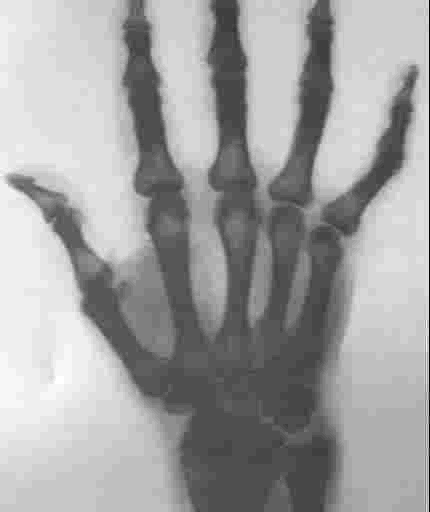
#> input picture pics/RT.png, 430 x 512 px
$ python main.py
#> lines starting #> are read from the running program, lines starting #| are printed output that depends on the picture; after the words box and inside, x2 and y2 are one past the last pixel; in counts of white or black regions, pixels touching at a corner belong together
# Einlesen von Bildern mit Matplotlib , cv2 ,
import os

import matplotlib.pyplot as plt

import cv2  # install: opencv-python
from PIL import Image  # install pillow
from bs4 import element
import numpy as np


image_path = 'pics/RT.png'
img_to_save = 'pics/RT_NEW.png'
img_to_save2 = 'pics/RT_Inverted.png'
# image = plt.imread(image_path)
image = cv2.cvtColor (cv2.imread (image_path), cv2.COLOR_BGR2RGB)
#> image is the input picture: shape (512, 430, 3); min 0, max 32, mean 20.3
#> (printed output is left out)
#| (220160, 3)
#| 2
# image = Image.open(os.path.join(image_path))

# Ausgeben von Bildern:

nested_list = [[1, 2, 3], [4, 5, 6], [7, 8, 9]]


def name_of_func(a, the_list):
    new_List = []
    for y in the_list:
        new_List.append (y * a)
    return new_List


def listBroadcast2(a, listname):
    for idx in range (len (listname)):
        print (idx, element)


def show_image(image_to_show):
    plt.imshow (image_to_show)
    plt.show ()


def find_extrema(image_for_extrema):
    gray_value_matrix = image_for_extrema.reshape(image_for_extrema.shape[0] * image_for_extrema.shape[1], image.shape[2])
    flat_values = gray_value_matrix.T
    flat_values = flat_values[0:3]
    flat_values = flat_values.T
    max_elem = np.amax (flat_values)
#> max_elem = 32
    min_elem = np.amin (flat_values)
#> min_elem = 0
    print ("max_elem: ", max_elem)
#| max_elem:  32
    print ("min: ", min_elem)
#| min:  0
    return max_elem, min_elem


def print_gray_histgram(image_for_histo):
    gray_value_matrix = image_for_histo.reshape(image_for_histo.shape[0] * image_for_histo.shape[1], image.shape[2])
    flat_values = gray_value_matrix.T
    flat_values = flat_values[0:3]
    flat_values = flat_values.T
    print (flat_values)
    print (flat_values.shape)
    print (flat_values.ndim)
    max_elem, min_elem = find_extrema(image_for_histo)
#> max_elem = 32; min_elem = 0
    plt.title ("x-Ray")
    plt.xlabel ("Wert")
    plt.ylabel ("Häufigkeit")
    n, bins, patches = plt.hist (flat_values, bins=256, range=[0, 256])
#> bins = 257 values from 0 to 256; patches = 3 items
    scalar = 256 / max_elem
#> scalar = 8
    plt.show()
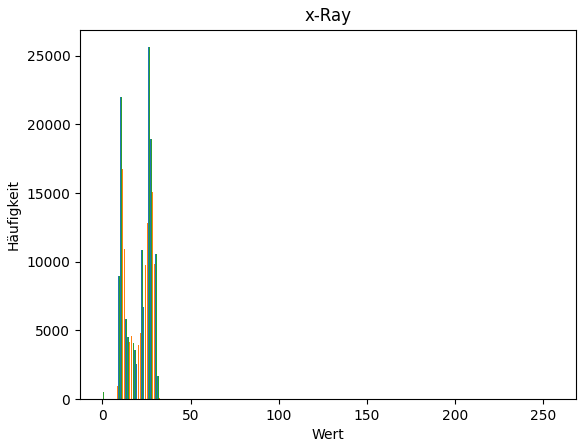
#> figure drawn by matplotlib, 1 panel; tallest bar 25609 high, from x = 26.1 to 26.37; tallest bar 25609 high, from x = 26.37 to 26.63; tallest bar 25609 high, from x = 26.63 to 26.9
    return scalar

def invert_gray_scale(image):
    gray_value_matrix = image.reshape(image.shape[0] * image.shape[1], image.shape[2])
    flat_values = gray_value_matrix.T
    flat_values = flat_values[0:3]
    imageMatrix = flat_values.T
    counter = 0
    for elem in imageMatrix:
        for el in elem:
            #for e in el:
                new_elem = 256 - el
                imageMatrix[counter][:] = new_elem
        counter = counter+1
    newImage = imageMatrix.reshape(image.shape[0] , image.shape[1], image.shape[2])
    return newImage


if __name__ == '__main__':
    # [48 lines of commented-out code are left out]
    scalar = print_gray_histgram(image)
#> scalar = 8

    image2 = image[:][:][:] * scalar
    print_gray_histgram(image2)
#> (printed output is left out)
#| (220160, 3)
#| 2
#| max_elem:  256.0
#| min:  0.0
#> in print_gray_histgram (call 2), `max_elem, min_elem = find_extrema(image_for_histo)`: max_elem = 256
#> in print_gray_histgram (call 2), `scalar = 256 / max_elem`: scalar = 1
#> in print_gray_histgram (call 2), `plt.show()`:
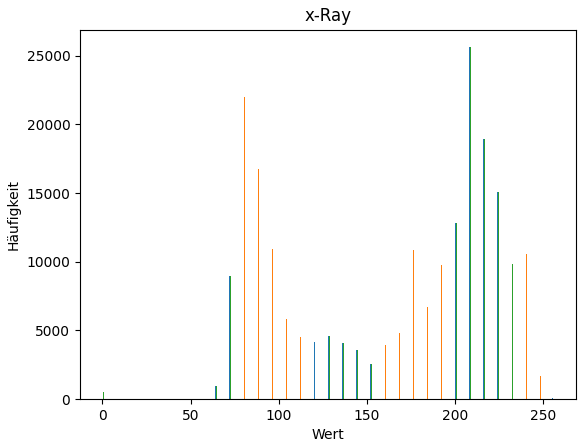
#> figure drawn by matplotlib, 1 panel; tallest bar 25609 high, from x = 208.1 to 208.4; tallest bar 25609 high, from x = 208.4 to 208.6; tallest bar 25609 high, from x = 208.6 to 208.9
    print ("--------------------------")
    print ('type: ', type (image))
#| type:  <class 'numpy.ndarray'>
    print ('data-type: ', image.dtype)
#| data-type:  uint8
    print ('Dimensions: ', image.ndim)
#| Dimensions:  3
    print ('shape: ', image.shape)
#| shape:  (512, 430, 3)
    print ('matrix[1][1][:3]\n', image)
#> (printed output is left out)


    import cv2
    import matplotlib.pyplot as plt

    from PIL import Image
    picture = Image.open(image_path)
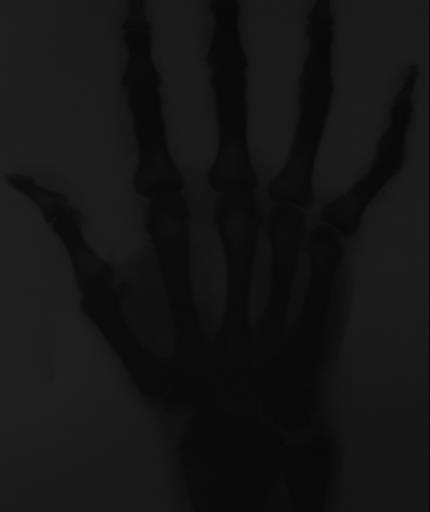
#> picture: PIL image 430x512 RGBA; mean R, G, B, A 20.3, 20.3, 20.3, 255

    # Get the size of the image

    cv2.imshow('matrix', image2)
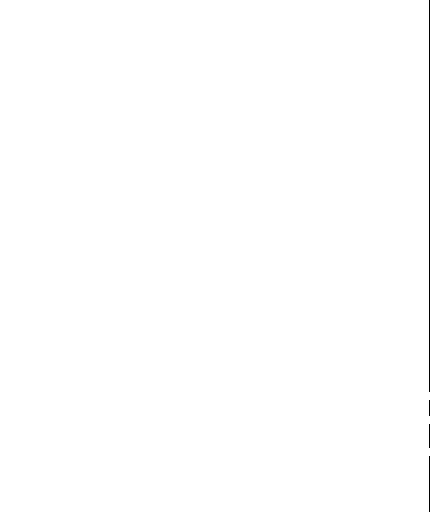
#> window 'matrix': shape (512, 430, 3); 99.8% white; black in thin lines or dots, all inside (x1, y1, x2, y2) = (429, 0, 430, 512)
    cv2.waitKey(0)
    cv2.imwrite(img_to_save, image2)

    inverted_image = invert_gray_scale(image2)
#> the loop in invert_gray_scale, `for elem in imageMatrix:` made 220160 passes
#> elem on passes 1 to 3: [232, 232, 232], [232, 232, 232], [232, 232, 232]
#> after the loop in invert_gray_scale, `for elem in imageMatrix:`: counter = 220160
#> in invert_gray_scale, `newImage = imageMatrix.reshape(image.shape[0] , image.shape[1], image...`:
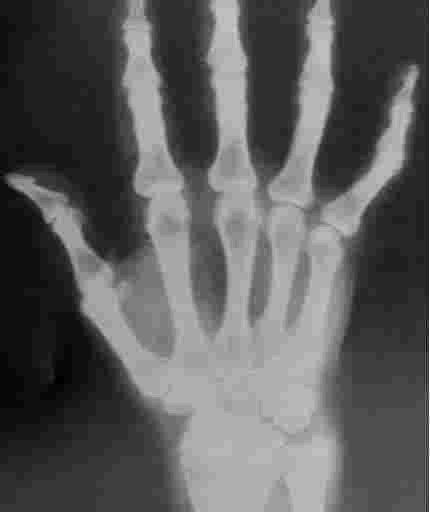
#> newImage: shape (512, 430, 3) float64; min 0, max 256, mean 93.7; drawn with min black and max white
    show_image(inverted_image)
#> in show_image, `plt.show ()`:
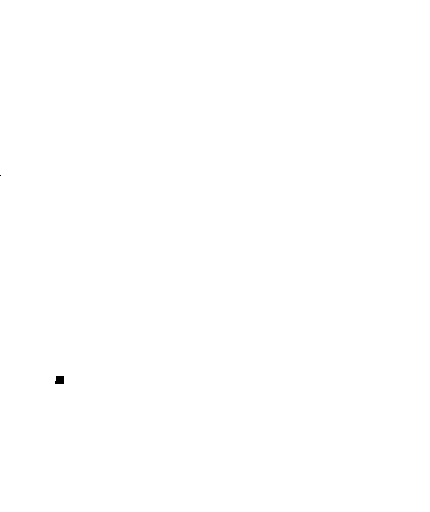
#> shown: shape (512, 430, 3) float64; values 0 (black) and 1 (white), 100% white; 2 black regions (1 under 20 px), largest, box (x1, y1, x2, y2) and area: (55, 376, 64, 384) 67
    print(inverted_image)
#> (printed output is left out)
    cv2.imshow('matrix', inverted_image)
    cv2.waitKey(0)
    cv2.imwrite(img_to_save2, image2)

$ run again, with pics/Baboon.png copied over pics/RT.png
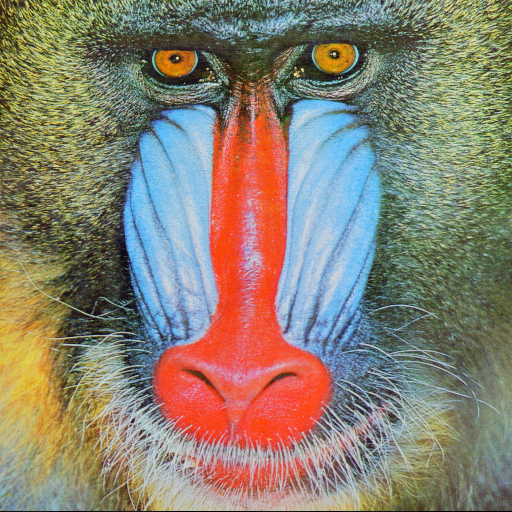
#> input picture pics/Baboon.png, 512 x 512 px
#> (printed output is left out)
#| (262144, 3)
#| 2
#> in find_extrema, `max_elem = np.amax (flat_values)`: max_elem = 255
#> in find_extrema, `min_elem = np.amin (flat_values)`: min_elem = 0
#| max_elem:  255
#| min:  0
#> in print_gray_histgram, `max_elem, min_elem = find_extrema(image_for_histo)`: max_elem = 255; min_elem = 0
#> bins = 257 values from 0 to 256; patches = 3 items
#> in print_gray_histgram, `scalar = 256 / max_elem`: scalar = 1
#> (printed output is left out)
#| (262144, 3)
#| 2
#| max_elem:  256.0
#| min:  0.0
#| type:  <class 'numpy.ndarray'>
#| data-type:  uint8
#| Dimensions:  3
#| shape:  (512, 512, 3)
#> (printed output is left out)
#> `cv2.imwrite(img_to_save, image2)`:
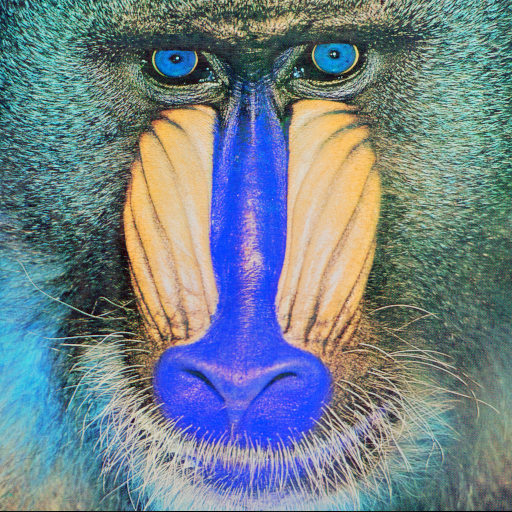
#> saved as RT_NEW.png: shape (512, 512, 3); mean B, G, R 137.9, 129.4, 113.5
#> the loop in invert_gray_scale, `for elem in imageMatrix:` made 262144 passes
#> elem on passes 1 to 3: [164.6, 150.6, 71.28], [63.25, 57.22, 31.12], [75.29, 43.17, 10.04]
#> after the loop in invert_gray_scale, `for elem in imageMatrix:`: counter = 262144
#> in invert_gray_scale, `newImage = imageMatrix.reshape(image.shape[0] , image.shape[1], image...`:
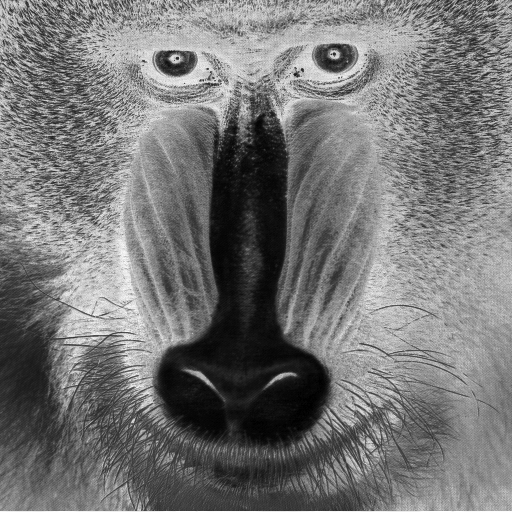
#> newImage: shape (512, 512, 3) float64; min 0, max 256, mean 118.1; drawn with min black and max white
#> (printed output is left out)
